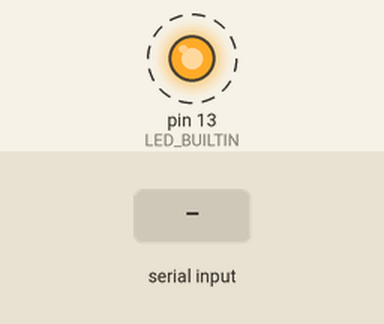
A sketch run on a simulated Arduino Uno, built with avr-gcc and run on an emulated ATmega328P. Shown: output pins drawn as LEDs (lit = HIGH). Dashed ring = blinking. The test bench sets the inputs (shaded band). What the sketch prints to the serial monitor is not drawn.

Above: at 1.2 s.
1.3 s: "1\n" received over Serial
Timing chart, 0 to 9.5 s (numbered marks = the images above; inputs shaded):
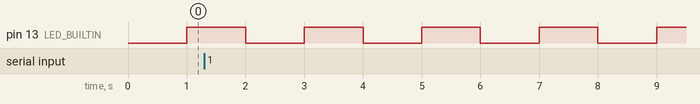

Measured:
- by itself, pin 13 (LED_BUILTIN): alternates HIGH for 1.0 s and LOW for 1.0 s

The sketch:

uart_echo_test.ino
```cpp
/*
 * Robodog - UART Echo Test Sketch (Teensy 4.1)
 *
 * Amaç: Pi <-> Teensy USB-Serial bağlantısını doğrulamak için
 *       basit echo + heartbeat. robodog_ctrl.ino'dan ÖNCE bunu
 *       yükleyip uart_test.py ile bağlantıyı sınamak için kullanılır.
 *
 * Davranış:
 *   - Pi'den gelen her satırı "[ECHO] <gelen>\n" olarak geri yazar
 *   - Her 1 saniyede bir "[ALIVE] uptime=<ms>\n" basar
 *   - Built-in LED (pin 13) her saniye toggle eder → görsel onay
 *
 * Arduino IDE ayarları:
 *   Tools → Board       : Teensy 4.1
 *   Tools → USB Type    : Serial   ← kritik
 *   Tools → CPU Speed   : 600 MHz
 */

void setup() {
  Serial.begin(115200);
  pinMode(LED_BUILTIN, OUTPUT);
  // İlk satır - upload sonrası canlı olduğunu göster
  Serial.println("[BOOT] uart_echo_test ready");
}

String inBuf;
unsigned long last_alive_ms = 0;
bool led_state = false;

void loop() {
  // Gelen byte'ları satıra topla, \n geldiğinde echo yap
  while (Serial.available()) {
    char c = (char)Serial.read();
    if (c == '\n') {
      Serial.print("[ECHO] ");
      Serial.println(inBuf);
      inBuf = "";
    } else if (c != '\r' && inBuf.length() < 200) {
      inBuf += c;
    }
  }

  // Her saniye heartbeat + LED toggle
  unsigned long now = millis();
  if (now - last_alive_ms >= 1000) {
    last_alive_ms = now;
    Serial.print("[ALIVE] uptime=");
    Serial.println(now);
    led_state = !led_state;
    digitalWrite(LED_BUILTIN, led_state);
  }
}
```
